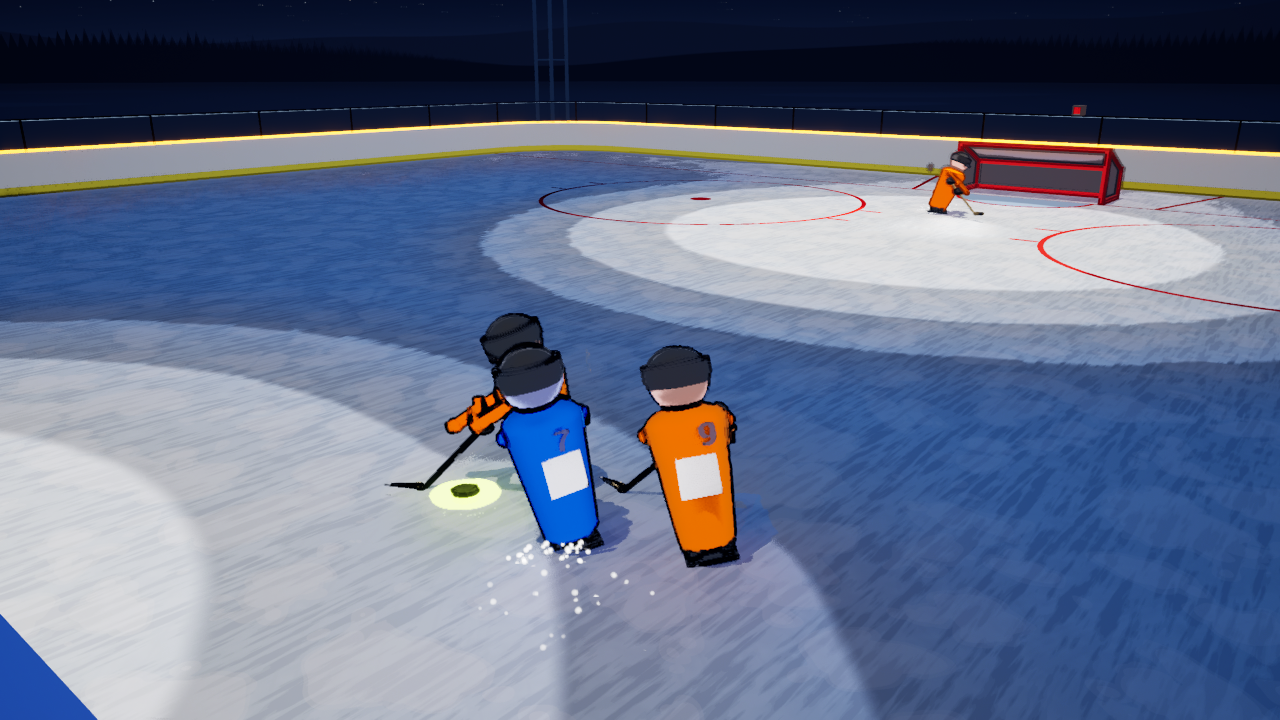
#> input picture tools/qa/out/a45toy/shots/a45-win-f001041.png, 1280 x 720 px; its folder holds only this picture in this run
$ python u1-sheet.py ../out/a45toy/shots/a45-win-f001041.png
#> lines starting #> are read from the running program, lines starting #| are printed output that depends on the picture
# Lane A123 (track U1): contact sheets of a stills run, with the frame's middle third drawn in, for reading 30 stills a tier by eye.
#   python tools/qa/screen/u1-sheet.py tools/qa/screen/out/clay-after            -> out/clay-after/sheet-1.jpg ... (9 stills a sheet, 640 x 360 each)
#   python tools/qa/screen/u1-sheet.py <run dir> --pair <other run dir> <frame>  -> pair-<frame>.jpg: the same sim frame of two runs side by side
#   python tools/qa/screen/u1-sheet.py <run dir> --crop <frame> x y w h [scale]  -> crop-<frame>.jpg: a part of one still, enlarged
# The middle third is the centre rectangle [W/3, 2W/3] x [H/3, 2H/3]; the sheets outline it in thin magenta (the single stills carry no outline).
import glob, os, re, sys
from PIL import Image, ImageDraw

def stills(run):
    files = glob.glob(os.path.join(run, 'shots', '*.png'))
    def key(p):
        m = re.search(r'-f(\d+)\.png$', p)
        return int(m.group(1)) if m else -1
    return sorted(files, key=key)

def frame_of(p):
    m = re.search(r'-f(\d+)\.png$', p)
    return ('f' + m.group(1)) if m else 'first'

def find(run, frame):
    for p in stills(run):
        if frame_of(p) == frame or frame_of(p) == 'f' + str(frame).zfill(5):
            return p
    raise SystemExit('no still for frame %s in %s' % (frame, run))

def sheet(run):
#> called with run = '../out/a45toy/shots/a45-win-f001041.png'
    files = stills(run)
    tw, th, cols, rows = 640, 360, 3, 3
    n = 0
    for i in range(0, len(files), cols * rows):
        n += 1
        im = Image.new('RGB', (tw * cols, th * rows), (0, 0, 0))
#> im: PIL image 1920x1080 RGB; every value is 0
        for j, p in enumerate(files[i:i + cols * rows]):
            t = Image.open(p).convert('RGB').resize((tw, th), Image.LANCZOS)
            d = ImageDraw.Draw(t)
            d.rectangle([tw / 3, th / 3, tw * 2 / 3, th * 2 / 3], outline=(255, 0, 255), width=1)
            d.rectangle([0, 0, 74, 14], fill=(0, 0, 0))
            d.text((3, 2), frame_of(p), fill=(255, 255, 255))
            im.paste(t, ((j % cols) * tw, (j // cols) * th))
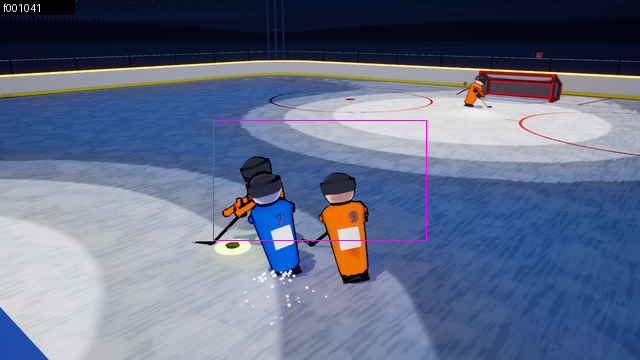
#> t: PIL image 640x360 RGB; mean R, G, B 99.9, 111, 137.7
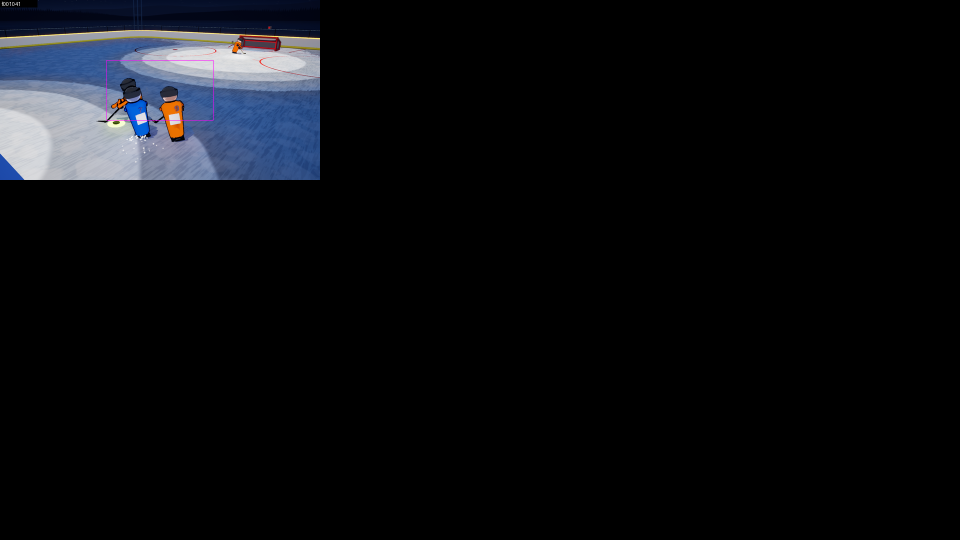
#> im: PIL image 1920x1080 RGB (shown at 1/2 size); mean R, G, B 11.1, 12.3, 15.3
        out = os.path.join(run, 'sheet-%d.jpg' % n)
        im.save(out, quality=88)
        print(out)

def pair(run_a, run_b, frame, out=None):
    a, b = Image.open(find(run_a, frame)).convert('RGB'), Image.open(find(run_b, frame)).convert('RGB')
    im = Image.new('RGB', (a.width + b.width + 8, max(a.height, b.height)), (0, 0, 0))
    im.paste(a, (0, 0)); im.paste(b, (a.width + 8, 0))
    out = out or os.path.join(run_a, 'pair-%s.jpg' % frame)
    im.save(out, quality=90)
    print(out)

def crop(run, frame, x, y, w, h, scale=2.0, out=None):
    a = Image.open(find(run, frame)).convert('RGB').crop((x, y, x + w, y + h))
    a = a.resize((int(w * scale), int(h * scale)), Image.LANCZOS)
    out = out or os.path.join(run, 'crop-%s.jpg' % frame)
    a.save(out, quality=92)
    print(out)

if __name__ == '__main__':
    a = sys.argv[1:]
    if not a:
        raise SystemExit(__doc__ or 'usage: u1-sheet.py <run dir> [--pair <run dir> <frame> | --crop <frame> x y w h [scale]]')
    if len(a) >= 4 and a[1] == '--pair':
        pair(a[0], a[2], a[3], a[4] if len(a) > 4 else None)
    elif len(a) >= 7 and a[1] == '--crop':
        crop(a[0], a[2], int(a[3]), int(a[4]), int(a[5]), int(a[6]), float(a[7]) if len(a) > 7 else 2.0, a[8] if len(a) > 8 else None)
    else:
        sheet(a[0])

$ run again, on tools/qa/out/a45toy/shots/a45-win-f001599.png
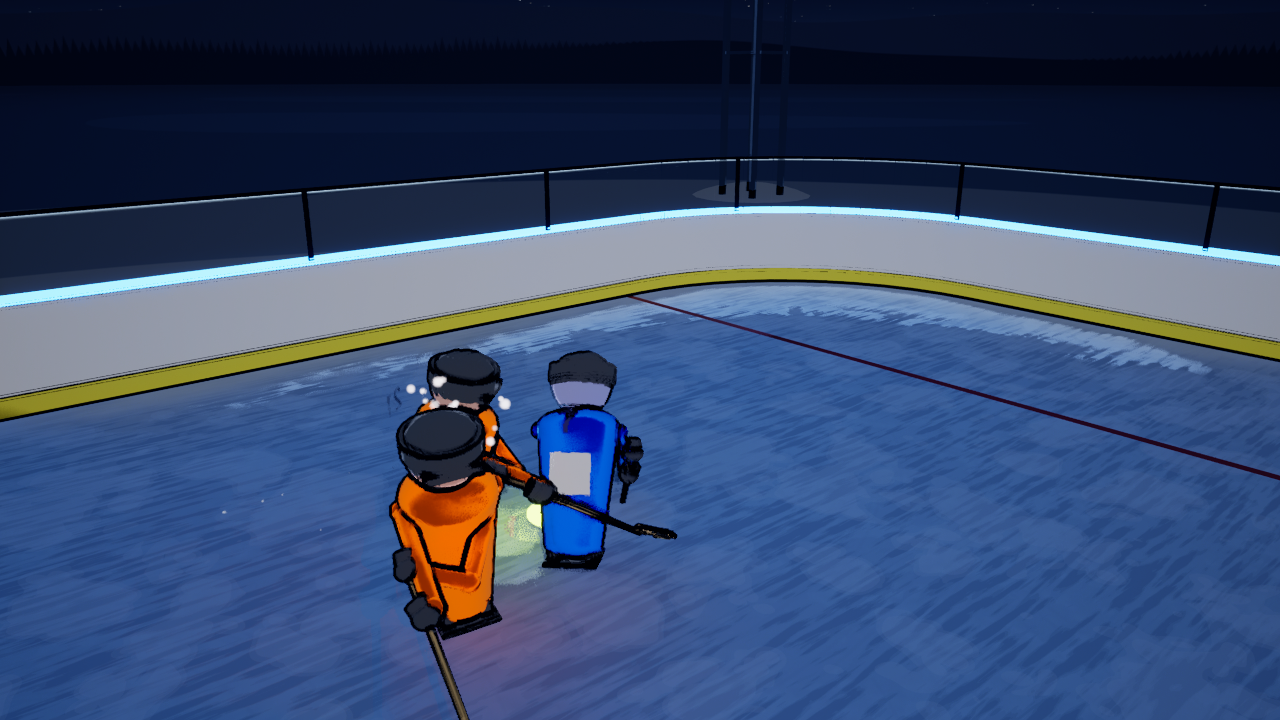
#> input picture tools/qa/out/a45toy/shots/a45-win-f001599.png, 1280 x 720 px
#> in sheet, `im.paste(t, ((j % cols) * tw, (j // cols) * th))`:
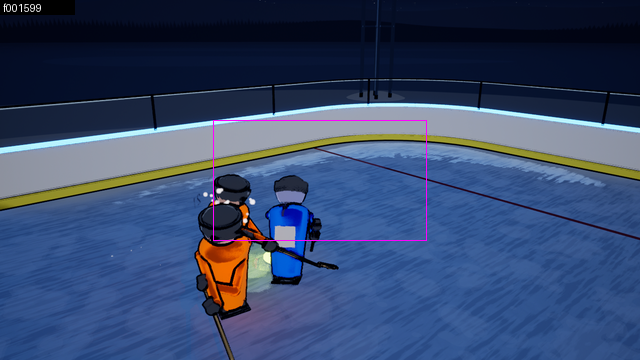
#> t: PIL image 640x360 RGB; mean R, G, B 54.6, 72.3, 107.6
#> in sheet, `im.paste(t, ((j % cols) * tw, (j // cols) * th))`:
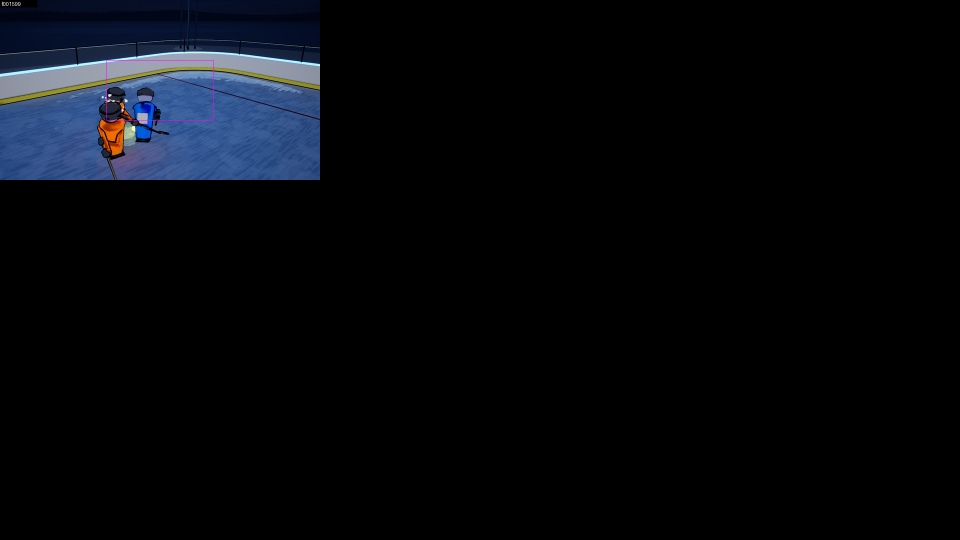
#> im: PIL image 1920x1080 RGB (shown at 1/2 size); mean R, G, B 6.1, 8, 12
